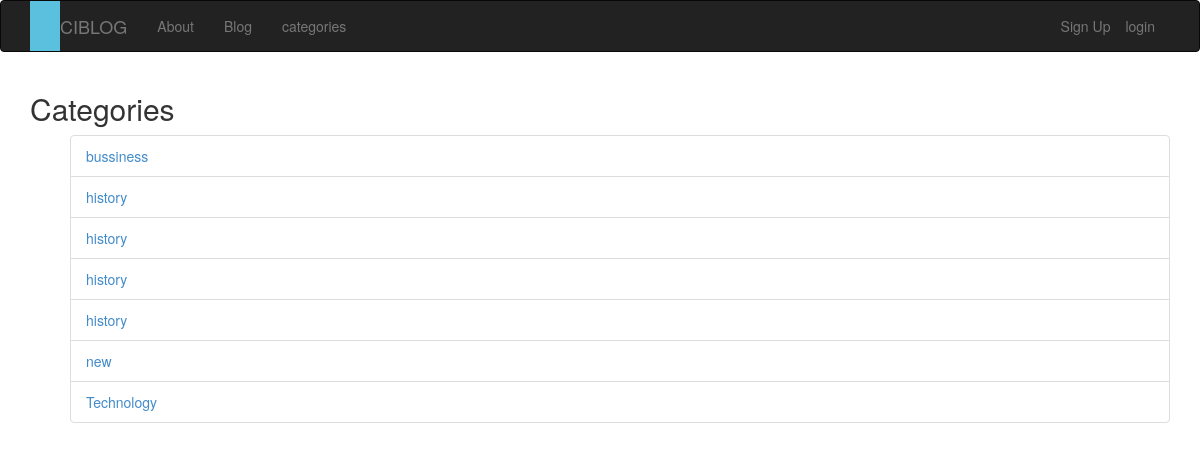
/CIblog/index.php/categories, run on the app's committed database.
### tables this page shows
CREATE TABLE `category` (
  `id` int(11) NOT NULL,
  `name` varchar(255) NOT NULL,
  `created_at` timestamp NOT NULL DEFAULT CURRENT_TIMESTAMP ON UPDATE CURRENT_TIMESTAMP
);

### CIblog/application/controllers/categories.php (called while the page is built, shortened)
<?php
class Categories extends CI_Controller {
      public function index()
      {
          $data['title']=" Categories ";
          $data['categories']=$this->category_model->get_categories();
          $this->load->view('templates/header');
          $this->load->view('categories/index',$data);
          $this->load->view('templates/footer');
      }
}

### CIblog/index.php (called while the page is built, shortened)
<?php
require_once BASEPATH.'core/CodeIgniter.php';

### CIblog/application/models/category_model.php (called while the page is built, shortened)
<?php
class Category_model extends CI_Model {
    public function get_categories()
    {
      $this->db->order_by('name');
      $query= $this->db->get('category');
      return $query->result_array();
    }
  }

### CIblog/application/views/categories/index.php (the view, shortened to what this page needs)
<h2><?php echo $title;?></h2>
<ul class="list_group">
  <?php foreach($categories as $cat) : ?>
<li class="list-group-item">
<a href="<?php echo site_url('/categories/posts/'.$cat['id']); ?>" />
<?php echo $cat['name']; ?>
</li>
<?php endforeach ;?>
  </ul>

### data on the page
category: name "bussiness"
category: name "history"
category: name "history"
category: name "history"
category: name "history"
category: name "new"
category: name "Technology"

### other printed values
$title "Categories"
